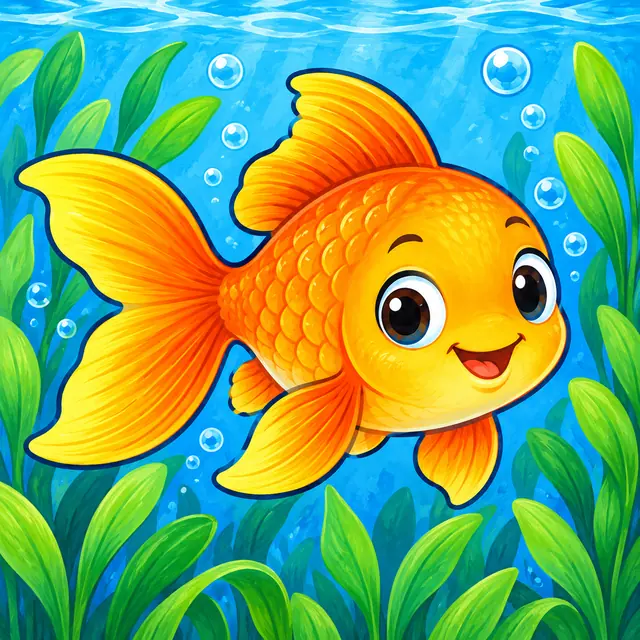
#> input picture tools/computer-builder/art/bubbles-photo.webp, 640 x 640 px
$ python -i art.py   (imports and definitions only)
#> lines starting #> are read from the running program, lines starting #| are printed output that depends on the picture
"""Generate tool artwork with Gemini, cut it out, and save small WebP files for bundling.

    python scripts/art.py <tool-id> [asset names...] [--force] [--rekey]

--force draws again; --rekey only redoes the cutout and sizing from the saved original in art/raw/ (free).

Reads tools/<tool-id>/art/prompts.json:
    {"house_style": "optional, replaces the storybook house style (older grades; an asset can set its own too)",
     "style": "optional extra style notes",
     "assets": [{"name": "pig", "prompt": "a cheerful pink pig ...", "width": 360, "cutout": true}]}

Needs GEMINI_API_KEY (environment, or the Windows user setting). CURIO_IMAGE_MODEL overrides the model.
Asset options: "ref": "<other asset>" sends that asset's raw image along so a character stays consistent;
"ref_mode": "style" matches only the drawing style and outfit, not the character;
"crop": [top, bottom] keeps that vertical slice (0-1) of the cut-out figure, e.g. a musician from hat to waist;
"height" sizes by height instead of width, so a set of characters lines up;
"aspect": "9:16" (or "3:4", "16:9"...) sets the frame shape, e.g. portrait for a full-length figure.
"size": "2K" asks for a larger drawing, for a scene the tool zooms into (Frame It).
"key": "magenta" draws on magenta instead of green, for green subjects (lettuce, frogs, leaves).
"cutout": "keyed" removes the key color without the subject-alone wording, e.g. a scene whose sky is drawn flat green.
"trim": 0.03 shaves that fraction off every side, for backgrounds that come back with a painted frame.
Raw images go to art/raw/ (not committed); finished art/<name>.webp is committed and bundled
into the tool by scripts/bundle_tool.py. See docs/ART.md for the house style.
"""
import io, json, os, sys
from pathlib import Path

import numpy as np
from PIL import Image

ROOT = Path(__file__).resolve().parent.parent
MODEL = os.environ.get('CURIO_IMAGE_MODEL', 'gemini-3.1-flash-image')
HOUSE_STYLE = ("Warm storybook illustration for a children's classroom tool. Soft gouache and colored-pencil texture, "
               "clean confident shapes, gentle shading, friendly proportions, rich but not neon colors. "
               "No text, no letters, no watermark, no border, no frame.")
KEYS = {'green': 'pure green (#00FF00)', 'magenta': 'pure magenta (#FF00FF)'}
CUTOUT = ("Draw the subject alone, centered, fully in frame, on a perfectly flat solid {key} background. "
          "No ground, no cast shadow, no other objects. Keep that background color out of the subject itself.")


# [26 lines left out: functions api_key, generate, not called in this run]


def cut_out(img, scene=False, despill=False, holes=False):
    """Key out the background (green or magenta), soften the edge, and remove color spill.

    Keys by distance from the actual background color (sampled at the border) rather than by "how green",
    so a green jacket stays solid. Only background touching the border is keyed, plus enclosed pockets that
    are very close to the key color (a gap between an arm and the body)."""
    from scipy import ndimage
    a = np.asarray(img).astype(np.float32)
    # a keyed scene (flat sky above a landscape) only touches the key along the top
    border = a[0, :, :3] if scene else np.concatenate([a[0, :, :3], a[-1, :, :3], a[:, 0, :3], a[:, -1, :3]])
    key = np.median(border, axis=0)
    dist = np.sqrt(((a[..., :3] - key) ** 2).sum(-1))
    alpha = np.clip((dist - 25) / 45, 0, 1)
    labels, _ = ndimage.label(alpha < .5)
    edge = np.unique(np.concatenate([labels[0], labels[-1], labels[:, 0], labels[:, -1]]))
    background = np.isin(labels, edge[edge > 0]) | (dist < 25)
    near = ndimage.binary_dilation(background, iterations=3)  # keep the soft keyed edge next to real background
    if not scene and not holes:  # a scene keys sky showing through leaves too, wherever it is ("holes": true does
        alpha = np.where(near, alpha, 1)  # the same for a figure with see-through gaps, like the Eiffel Tower's ironwork)
    # drop specks and faint ground shadows that are not part of the figure
    blobs, count = ndimage.label(alpha > .5)
    if count > 1 and not scene:
        sizes = ndimage.sum(np.ones_like(alpha), blobs, range(1, count + 1))
        keep = np.isin(blobs, 1 + np.flatnonzero(sizes >= sizes.max() * .02))
        alpha = np.where(ndimage.binary_dilation(keep, iterations=2), alpha, 0)
    if holes and not scene:  # tiny see-through gaps blend figure and key in every pixel: judge each pixel by how
        k = int(np.argmax(key))  # much key tint it carries (green above red and blue, or red and blue above green)
        tint = (a[..., 1] - np.maximum(a[..., 0], a[..., 2])) if k == 1 else (np.minimum(a[..., 0], a[..., 2]) - a[..., 1])
        full = (key[1] - max(key[0], key[2])) if k == 1 else (min(key[0], key[2]) - key[1])
        alpha = np.minimum(alpha, 1 - np.clip((tint - 15) / min(50, max(full * .85 - 15, 1)), 0, 1))  # by hue, not brightness: a shaded key counts too
    # remove key-color spill from soft edges: each edge pixel is a mix of figure and key, so un-mix it
    edge_px = (alpha > .05) & (alpha < 1)
    fg = (a[..., :3] - (1 - alpha[..., None]) * key) / np.maximum(alpha[..., None], .05)
    a[..., :3] = np.where(edge_px[..., None], fg, a[..., :3])
    if holes and not scene:  # whatever key tint is left in the gaps is pulled toward neutral
        if int(np.argmax(key)) == 1:
            t = a[..., 1] - np.maximum(a[..., 0], a[..., 2]) > 4
            a[..., 1] = np.where(t, np.maximum(a[..., 0], a[..., 2]), a[..., 1])
        else:
            t = np.minimum(a[..., 0], a[..., 2]) - a[..., 1] > 4
            a[..., 2] = np.where(t, np.minimum(a[..., 2], a[..., 1]), a[..., 2])
            a[..., 0] = np.where(t, a[..., 1] + (a[..., 0] - a[..., 1]) * .45, a[..., 0])
    if scene:  # painted leaves blend toward the flat sky color; pull that cast back out
        k = int(np.argmax(key)) if key.max() - key.min() > 100 else None
        if k == 1:  # green sky: green may not exceed the brighter of red and blue by much
            a[..., 1] = np.minimum(a[..., 1], np.maximum(a[..., 0], a[..., 2]) * 1.08 + 4)
    if despill and not scene:  # "despill": true pulls the key tint out of a ring just inside the edge (a green glow)
        ring = ndimage.binary_dilation(alpha < .5, iterations=8) & (alpha >= .5)
        k = int(np.argmax(key))
        if k == 1:  # green key: green may not exceed the brighter of red and blue
            lim = np.maximum(a[..., 0], a[..., 2]) * 1.04 + 2
            a[..., 1] = np.where(ring & (a[..., 1] > lim + 6), lim, a[..., 1])
        else:  # magenta key: red and blue may not both exceed green
            lim = a[..., 1] * 1.04 + 2
            for c in (0, 2):
                a[..., c] = np.where(ring & (np.minimum(a[..., 0], a[..., 2]) > lim + 6), np.minimum(a[..., c], lim + (a[..., c] - np.minimum(a[..., 0], a[..., 2]))), a[..., c])
    a[..., 3] = alpha * 255
    out = Image.fromarray(a.clip(0, 255).astype(np.uint8), 'RGBA')
    box = out.getchannel('A').point(lambda v: 255 if v > 128 else 0).getbbox()  # faint haze doesn't stretch the frame
    return out.crop(box) if box and not scene else out


# [45 lines left out: function main, not called in this run]


# [2 lines not run here, left out]

>>> import cv2
>>> picture = cv2.imread('../tools/computer-builder/art/bubbles-photo.webp', cv2.IMREAD_GRAYSCALE)
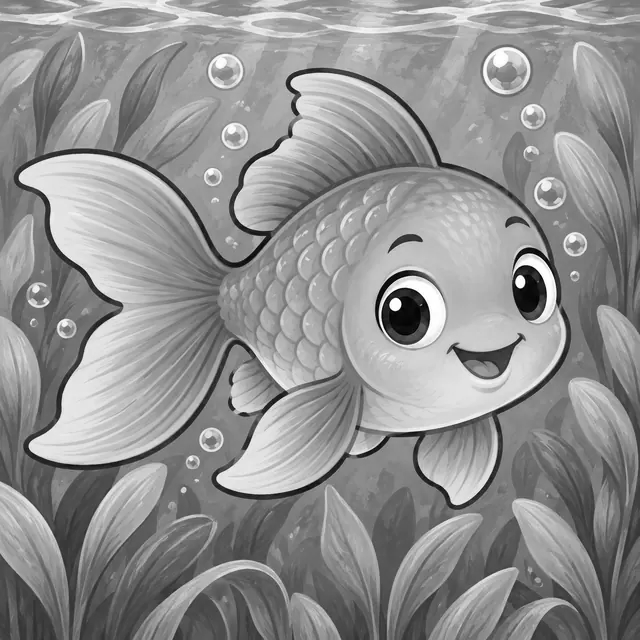
#> picture: shape (640, 640); min 0, max 255, mean 144.1
>>> result = cut_out(picture)
#> (the run stopped early here; a loop or call above may not have finished)
